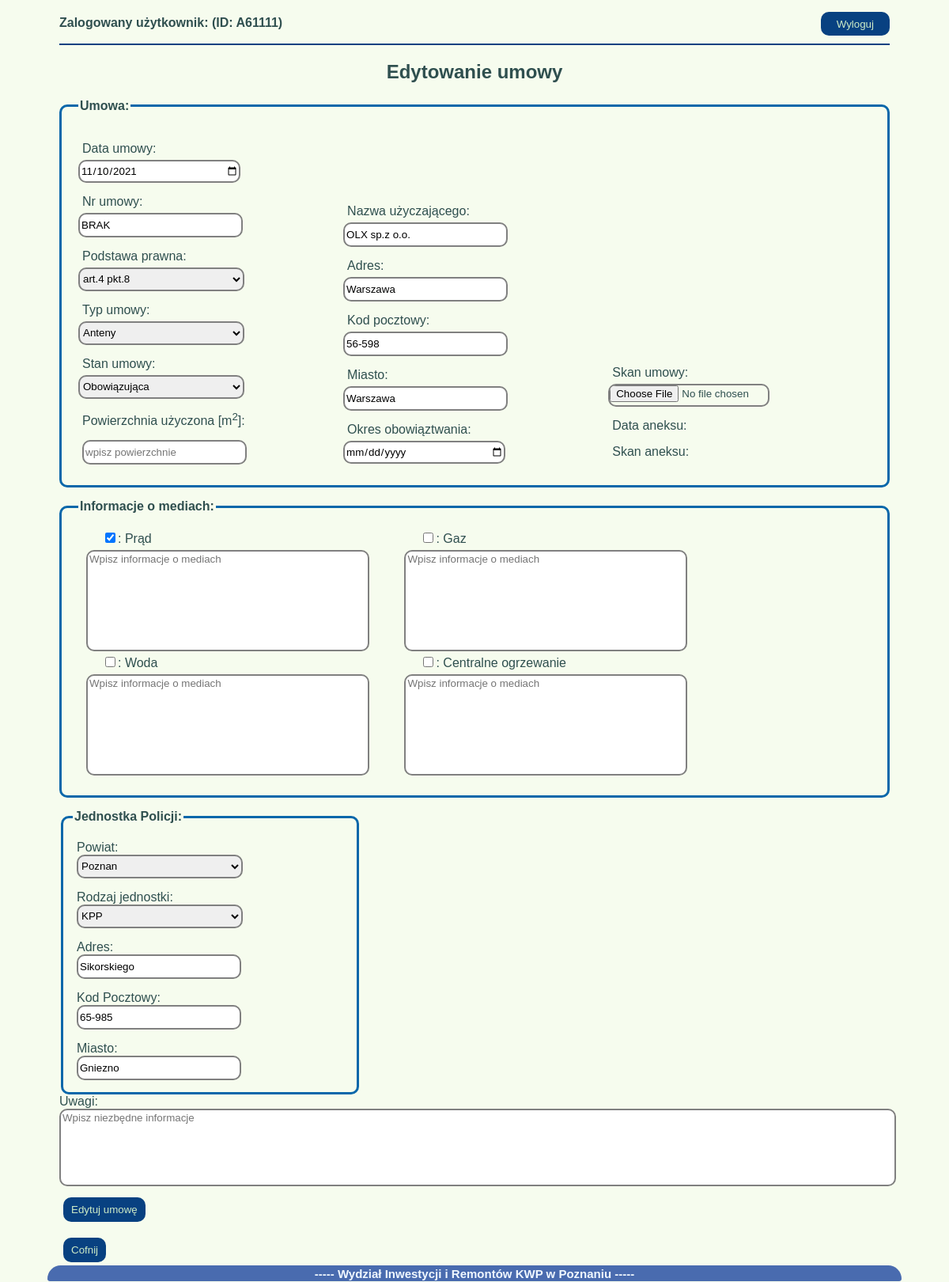
The app's page /umowy/edytuj/1/ (signed in), older data.
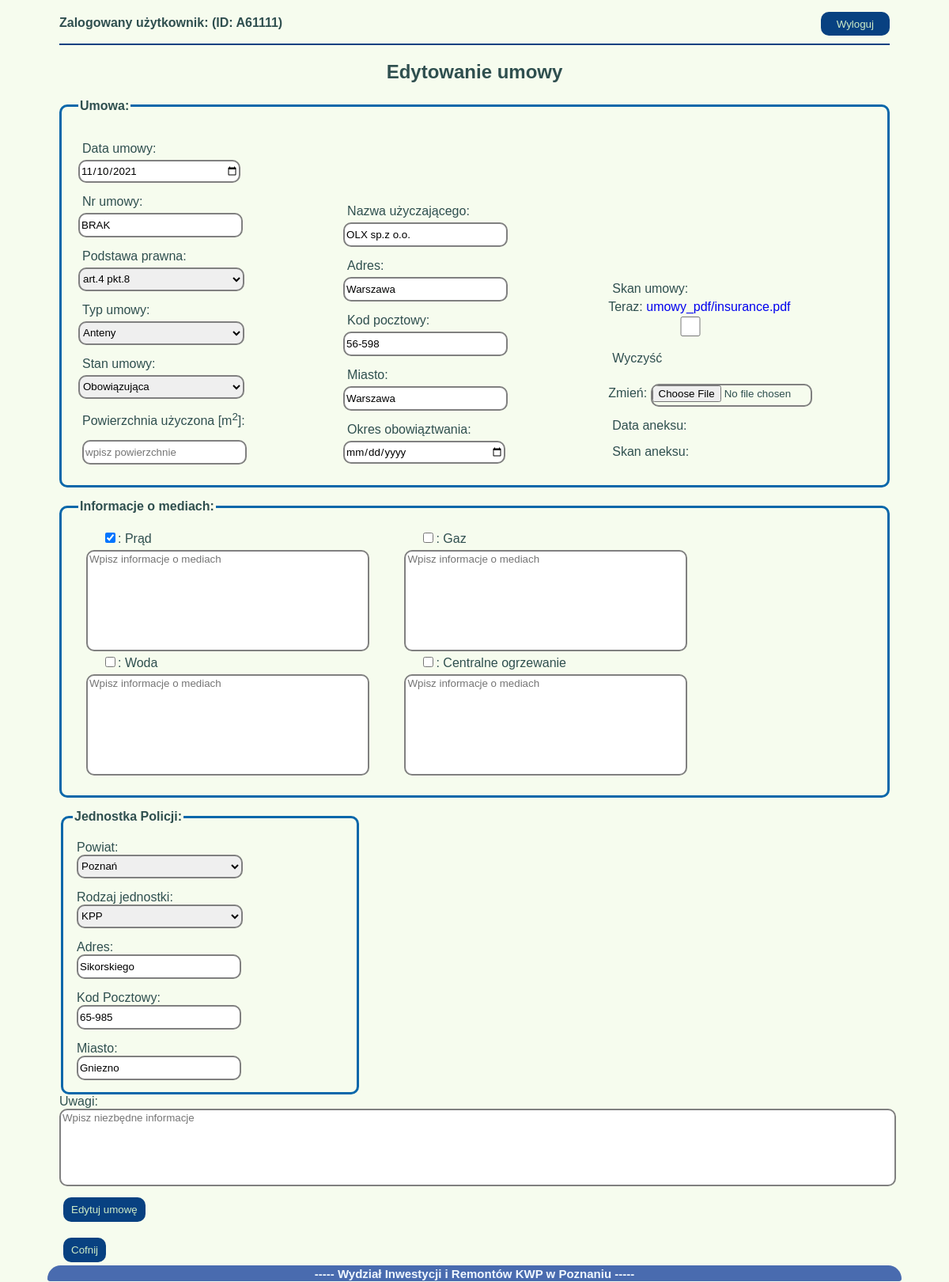
The same page, newer data.
### umowyapp/models.py (models this page shows, shortened)
class Umowa(models.Model):
    data_umowy = models.DateField(null=False)
    nr_umowy = models.CharField(max_length=20, blank=True, default="(BRAK NUMERU)")
    podstawa_prawna = models.ForeignKey(Podstawa_prawna, on_delete=models.CASCADE, blank=True)
    nazwa_uzyczajacego = models.CharField(max_length=30, null=True)
    adres_uzyczajacego = models.CharField(max_length=30, null=True)
    kod_pocztowy_uzyczajacego = models.CharField(max_length=6, null=True)
    miasto_uzyczajacego = models.CharField(max_length=20, null=True)
    okres_obowiazywania = models.DateField(null=True, blank=True)
    typ_umowy = models.ForeignKey(Rodzaj_umowy, on_delete=models.CASCADE)
    pow_uzyczona = models.DecimalField(max_digits=4, decimal_places=2, null=True, blank=True)
    rodzaj_kosztow_prad = models.BooleanField()
    informacje_prad = models.TextField(blank=True, default="")
    rodzaj_kosztow_gaz = models.BooleanField()
    informacje_gaz = models.TextField(blank=True, default="")
    rodzaj_kosztow_woda = models.BooleanField()
    informacje_woda = models.TextField(blank=True, default="")
    rodzaj_kosztow_co = models.BooleanField()
    informacje_co = models.TextField(blank=True, default="")
    powiaty_jedn = models.ForeignKey(Powiaty_Wlkp, on_delete=models.CASCADE)
    rodzaj_jedn = models.ForeignKey(Rodzaje_jednostek, on_delete=models.CASCADE)
    adres_jedn = models.CharField(max_length=30, null=True)
    miasto_jedn = models.CharField(max_length=20, null=True)
    kod_pocztowy_jedn = models.CharField(max_length=6, null=True)
    skan_umowy = models.FileField(upload_to='umowy_pdf', null=True, blank=True)
    stan_umowy = models.ForeignKey(Stan_umow, on_delete=models.CASCADE, blank=False, default=1)
    uwagi = models.TextField(blank=True, default="")
    archiwum = models.BooleanField(null=False, default=0)
    utworzenie = models.DateTimeField(auto_now_add=True)
    zmiana = models.DateTimeField(auto_now=True)
    autor = models.ForeignKey("auth.User", editable=False, on_delete=models.CASCADE)

### umowyapp/views.py (the view)
# urls.py: path('edytuj/<int:id>/', edytuj_umowe, name="edytuj_umowe"),
@login_required
def edytuj_umowe(request, id):
    umowa_edit = get_object_or_404(Umowa, pk=id)
    umowa_form = UmowyForm(request.POST or None, request.FILES or None, instance=umowa_edit)
    if umowa_form.is_valid():
        umowa_form.save()
        return redirect(wszystkie_umowy)
    return render(request, 'umowa_form.html', {'umowa_form': umowa_form, 'nowy': False})

### umowyapp/models.py (called while the page is built)
    def __str__(self):
        return f'{self.powiat}'

    def __str__(self):
        return f'{self.rodzaj}'

    def __str__(self):
        return f'{self.stan}'

    def __str__(self):
        return f'{self.rodz_um}'

    def __str__(self):
        return self.podstawa_praw()

    def podstawa_praw(self):
        return "{}".format(self.podstawa)

### templates/umowa_form.html (shortened to what the changed rows need)
{%extends 'start.html'%}
{%load bootstrap%}
{%block strona%}
{%if nowy%}
<h2 class="naglowki_form">Dodawanie nowej umowy</h2>
{%else%}
<h2 class="naglowki_form"> Edytowanie umowy</h2>
{%endif%}
<form method="post" enctype="multipart/form-data">
    <fieldset class="podglad_umow">
        <legend><b>Umowa:</b></legend>
        <div class="formularz">
            <label>Data umowy: </label>{{umowa_form.data_umowy}}
            <label>Nr umowy: </label>{{umowa_form.nr_umowy}}
            <label>Podstawa prawna:</label> {{umowa_form.podstawa_prawna}}
            <label>Typ umowy:</label> {{umowa_form.typ_umowy}}
            <label>Stan umowy:</label> {{umowa_form.stan_umowy}}
            <label>Powierzchnia użyczona [m<sup>2</sup>]:</label> <label><input type="number" step="any" name="pow_uzyczona"
                                                                         placeholder="wpisz powierzchnie"
                                                                         value={{umowa_form.pow_uzyczona.value}}></label>
        </div>
        <div class="formularz">
            <label>Nazwa użyczającego:</label> {{umowa_form.nazwa_uzyczajacego}}
            <label>Adres:</label> {{umowa_form.adres_uzyczajacego}}
            <label>Kod pocztowy:</label> {{umowa_form.kod_pocztowy_uzyczajacego}}
            <label>Miasto:</label> {{umowa_form.miasto_uzyczajacego}}
            <label>Okres obowiąztwania:</label> {{umowa_form.okres_obowiazywania}}
        </div>
        <div class="formularz">
            <label>Skan umowy:</label> {{umowa_form.skan_umowy}}
            <label>Data aneksu: </label>{{aneks_form.data_aneksu}}
            <label>Skan aneksu:</label> {{aneks_form.skan_aneksu}}
        </div>
    </fieldset>
    <fieldset class="podglad_umow">
        <div class="formularz_media">
            <label>{{umowa_form.rodzaj_kosztow_prad}}: {{umowa_form.rodzaj_kosztow_prad.label}}<br>
                <textarea class="media-form" placeholder="Wpisz informacje o mediach" name="informacje_prad" rows="10"
                          cols="35">{{umowa_form.informacje_prad.value}}</textarea></label>
        </div>
        <div class="formularz_media">
            <label>{{umowa_form.rodzaj_kosztow_gaz}}: {{umowa_form.rodzaj_kosztow_gaz.label}}<br>
                <textarea class="media-form" placeholder="Wpisz informacje o mediach" name="informacje_gaz" rows="10"
                          cols="35">{{umowa_form.informacje_gaz.value}}</textarea></label>
        </div>
        <div class="formularz_media">
            <label>{{umowa_form.rodzaj_kosztow_woda}}: {{umowa_form.rodzaj_kosztow_woda.label}}<br>
                <textarea class="media-form" placeholder="Wpisz informacje o mediach" name="informacje_woda" rows="10"
                          cols="35">{{umowa_form.informacje_woda.value}}</textarea></label>
        </div>
        <div class="formularz_media">
            <label>{{umowa_form.rodzaj_kosztow_co}}: {{umowa_form.rodzaj_kosztow_co.label}}<br>
                <textarea class="media-form" placeholder="Wpisz informacje o mediach" name="informacje_co" rows="10"
                          cols="35">{{umowa_form.informacje_co.value}}</textarea></label>
        </div>
    </fieldset>
    <fieldset class="formularz">
        <label class="adres_jednostki">Powiat: <br> {{umowa_form.powiaty_jedn}}</label>
        <label>Rodzaj jednostki:<br> {{umowa_form.rodzaj_jedn}}</label>
        <label>Adres:<br> {{umowa_form.adres_jedn}}</label>
        <label>Kod Pocztowy:<br> {{umowa_form.kod_pocztowy_jedn}}</label>
        <label>Miasto:<br> {{umowa_form.miasto_jedn}}</label>
    </fieldset>
</form>
{%endblock%}

Row changes from the older to the newer data that the page shows:
changed Umowa "BRAK": powiaty_jedn "Poznan" → "Poznań"
Text that changed along with them:
form field skan_umowy: (not shown) → "☐"
text now shown: "Teraz: umowy_pdf/insurance.pdf Wyczyść Zmień:"
